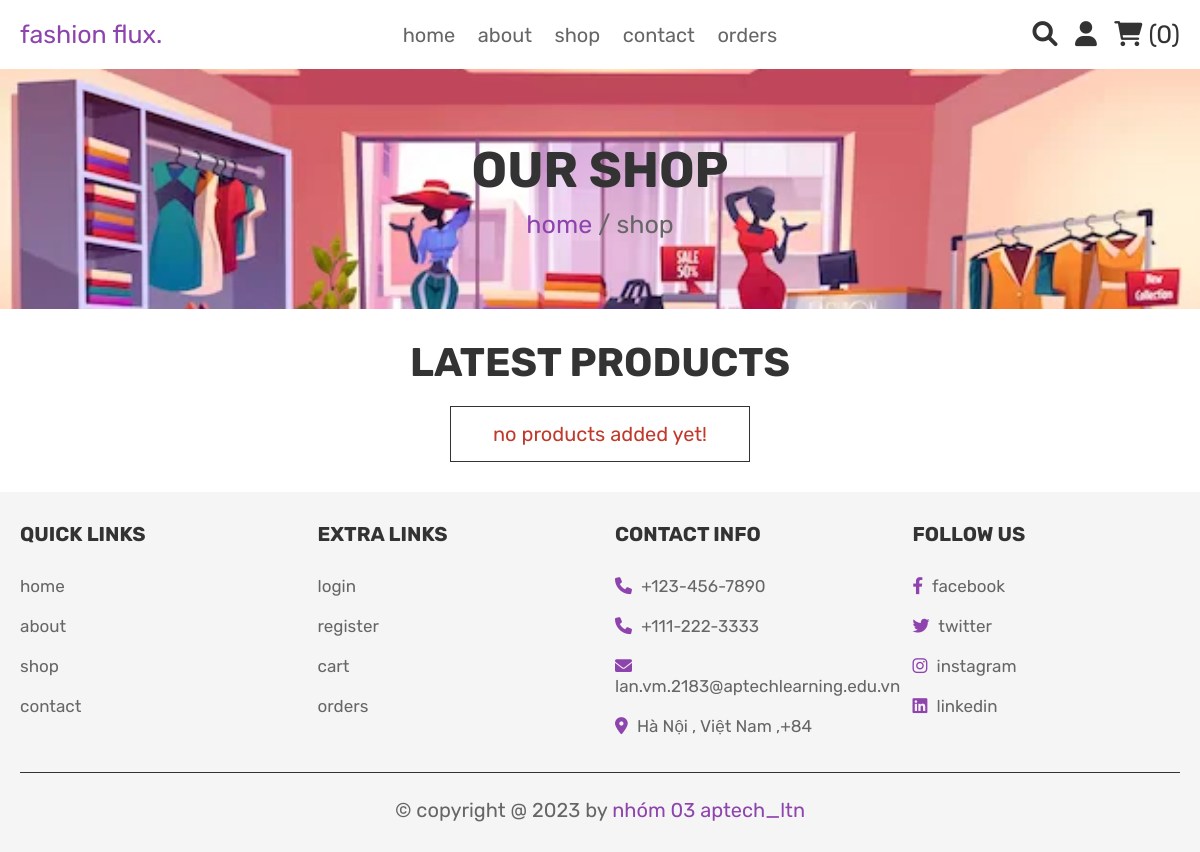
Page /shop.php on the earlier database version.
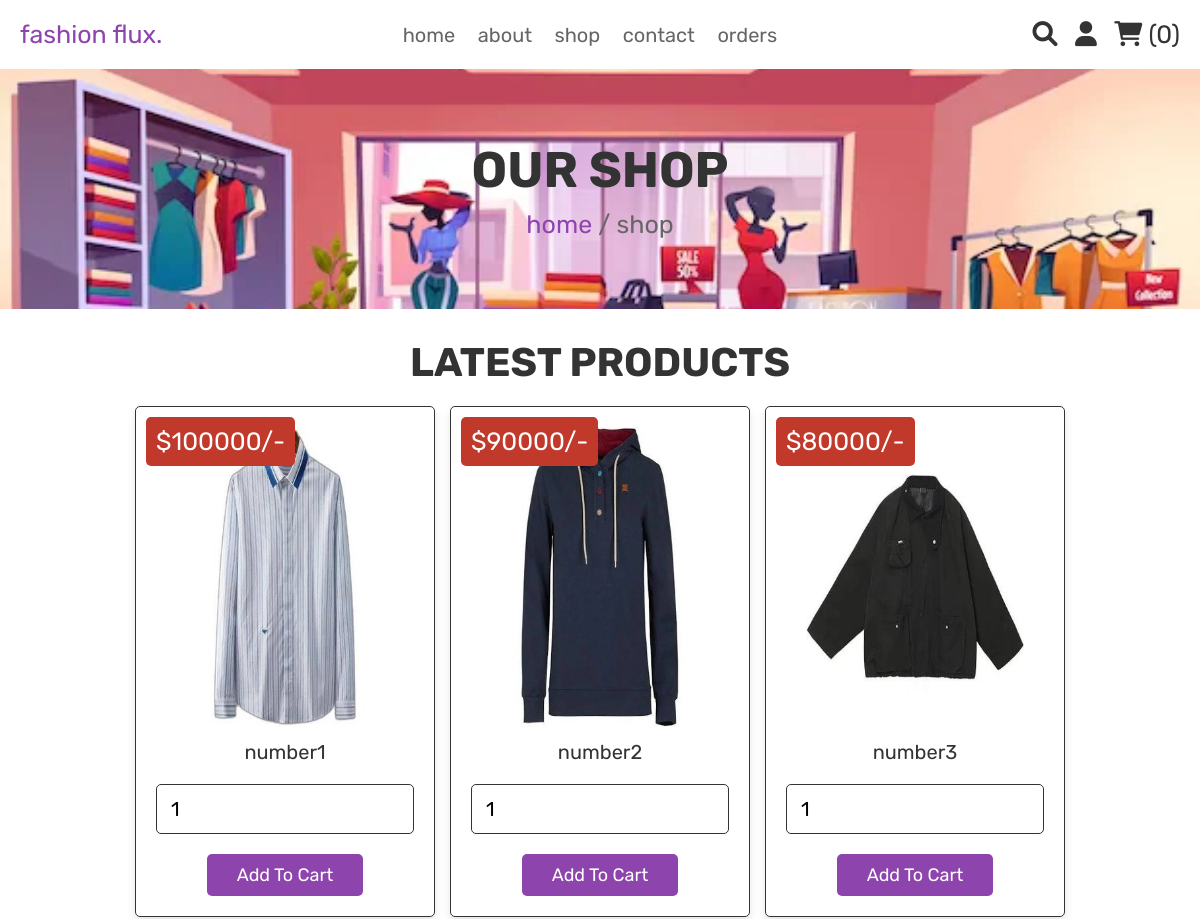
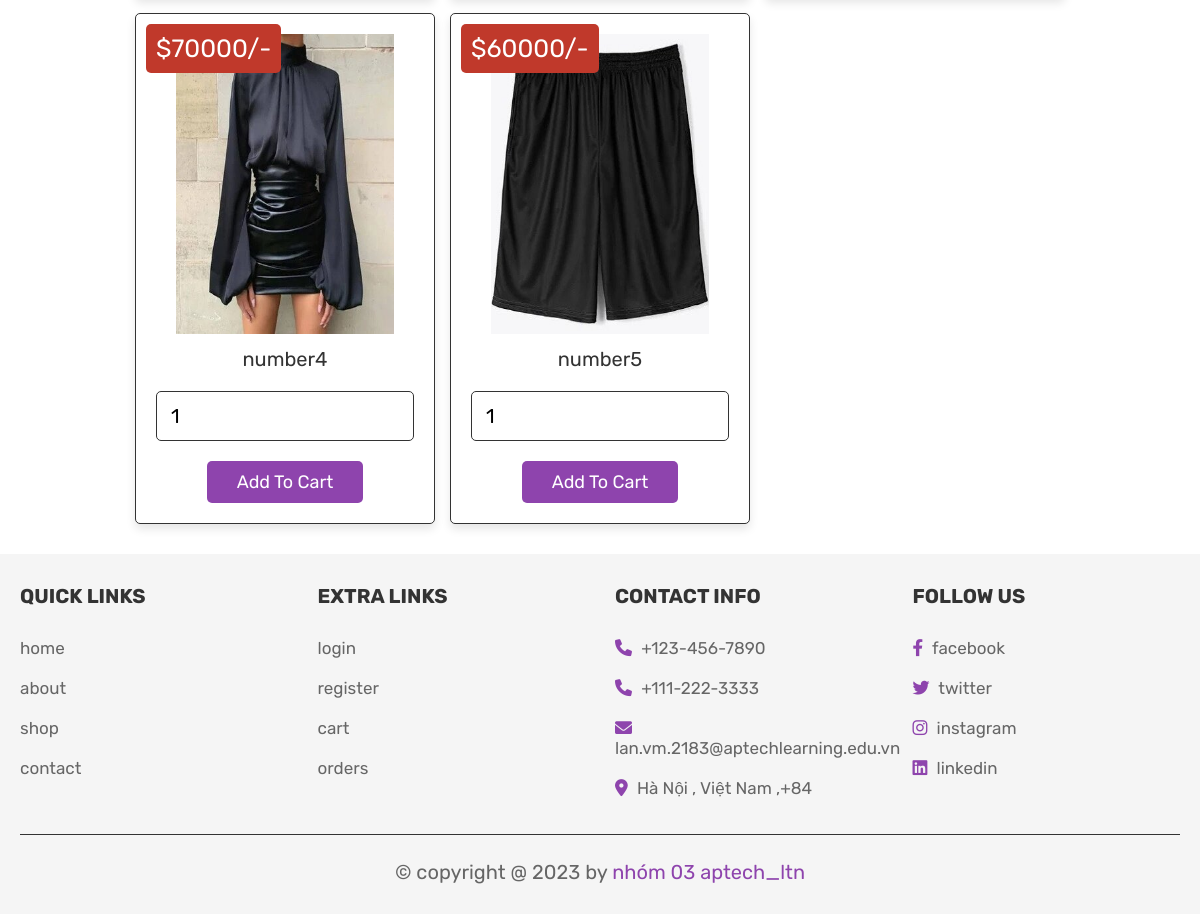
Same page on the later database version (2 pictures, top to bottom).
### tables this page shows
CREATE TABLE `products` (
  `id` int(100) NOT NULL,
  `name` varchar(100) NOT NULL,
  `price` int(100) NOT NULL,
  `image` varchar(100) NOT NULL
);

### shop.php (the view, shortened to what this page needs)
<?php
include 'config.php';
$user_id = $_SESSION['user_id'];
?>
<!DOCTYPE html>
<html lang="en">
<head>
   <link rel="stylesheet" href="https://cdnjs.cloudflare.com/ajax/libs/font-awesome/6.0.0/css/all.min.css">
   <link rel="stylesheet" href="css/style.css">
</head>
<body>
<?php include 'header.php'; ?>
<div class="heading">
   <h3>our shop</h3>
   <p> <a href="home.php">home</a> / shop </p>
</div>
<section class="products">
   <h1 class="title">latest products</h1>
   <div class="box-container">
      <?php
         $select_products = mysqli_query($conn, "SELECT * FROM `products`") or die('query failed');
         if(mysqli_num_rows($select_products) > 0){
            while($fetch_products = mysqli_fetch_assoc($select_products)){
      ?>
     <form action="" method="post" class="box">
      <img class="image" src="uploaded_img/<?php echo $fetch_products['image']; ?>" alt="">
      <div class="name"><?php echo $fetch_products['name']; ?></div>
      <div class="price">$<?php echo $fetch_products['price']; ?>/-</div>
      <input type="number" min="1" name="product_quantity" value="1" class="qty">
      <input type="submit" value="add to cart" name="add_to_cart" class="btn">
     </form>
      <?php
         }
      }else{
         echo '<p class="empty">no products added yet!</p>';
      }
      ?>
   </div>
</section>
<?php include 'footer.php'; ?>
</body>
</html>

### header.php (shortened to what this page needs)
<header class="header">
   <div class="header-2">
      <div class="flex">
         <a href="home.php" class="logo">fashion flux.</a>
         <nav class="navbar">
            <a href="home.php">home</a>
            <a href="about.php">about</a>
            <a href="shop.php">shop</a>
            <a href="contact.php">contact</a>
            <a href="orders.php">orders</a>
         </nav>
         <div class="icons">
            <a href="search_page.php" class="fas fa-search"></a>
            <div id="user-btn" class="fas fa-user"></div>
            <?php
               $select_cart_number = mysqli_query($conn, "SELECT * FROM `cart` WHERE user_id = '$user_id'") or die('query failed');
               $cart_rows_number = mysqli_num_rows($select_cart_number);
            ?>
            <a href="cart.php"> <i class="fas fa-shopping-cart"></i> <span>(<?php echo $cart_rows_number; ?>)</span> </a>
         </div>
      </div>
   </div>
</header>

### footer.php
<section class="footer">
   <div class="box-container">
      <div class="box">
         <h3>quick links</h3>
         <a href="home.php">home</a>
         <a href="about.php">about</a>
         <a href="shop.php">shop</a>
         <a href="contact.php">contact</a>
      </div>
      <div class="box">
         <h3>extra links</h3>
         <a href="login.php">login</a>
         <a href="register.php">register</a>
         <a href="cart.php">cart</a>
         <a href="orders.php">orders</a>
      </div>
      <div class="box">
         <h3>contact info</h3>
         <p> <i class="fas fa-phone"></i> +123-456-7890 </p>
         <p> <i class="fas fa-phone"></i> +111-222-3333 </p>
         <p> <i class="fas fa-envelope"></i> lan.vm.2183@aptechlearning.edu.vn </p>
         <p> <i class="fas fa-map-marker-alt"></i> Hà Nội , Việt Nam ,+84</p>
      </div>
      <div class="box">
         <h3>follow us</h3>
         <a href="#"> <i class="fab fa-facebook-f"></i> facebook </a>
         <a href="#"> <i class="fab fa-twitter"></i> twitter </a>
         <a href="#"> <i class="fab fa-instagram"></i> instagram </a>
         <a href="#"> <i class="fab fa-linkedin"></i> linkedin </a>
      </div>
   </div>
   <p class="credit"> &copy; copyright  @ <?php echo date('Y'); ?> by <span>nhóm 03 aptech_ltn </span> </p>
</section>

### css/style.css (style rules this page uses)
:root { --purple:#8e44ad; --red:#c0392b; --orange:#f39c12; --black:#333; --white:#fff; --light-color:#666; --light-white:#ccc; --light-bg:#f5f5f5; --border:.1rem solid var(--black); --box-shadow:0 .5rem 1rem rgba(0,0,0,.1); }
* { font-family: 'Rubik', sans-serif; margin:0; padding:0; box-sizing: border-box; outline: none; border:none; text-decoration: none; transition:all .2s linear; }
html { font-size: 62.5%; overflow-x: hidden; }
section { padding:3rem 2rem; }
.title { text-align: center; margin-bottom: 2rem; text-transform: uppercase; color:var(--black); font-size: 4rem; }
.btn, .option-btn, .delete-btn, .white-btn { display: inline-block; margin-top: 1rem; padding:1rem 3rem; cursor: pointer; color:var(--white); font-size: 1.8rem; border-radius: .5rem; text-transform: capitalize; }
.white-btn, .btn { background-color: var(--purple); }
.heading { min-height: 30vh; display: flex; flex-flow: column; align-items: center; justify-content: center; gap:1rem; background: url(../images/heading-bg.webp) no-repeat; background-size: cover; background-position: center; text-align: center; }
.heading h3 { font-size: 5rem; color:var(--black); text-transform: uppercase; }
.heading p { font-size: 2.5rem; color:var(--light-color); }
.heading p a { color:var(--purple); }
.header .header-2 { background-color: var(--white); box-shadow: var(--box-shadow); }
.header .header-2 .flex { padding:2rem; display: flex; align-items: center; justify-content: space-between; max-width: 1200px; margin:0 auto; position: relative; }
.header .header-2 .flex .logo { font-size: 2.5rem; color:var(--purple); }
.header .header-2 .flex .navbar a { margin:0 1rem; font-size: 2rem; color:var(--light-color); }
.header .header-2 .flex .icons > * { font-size: 2.5rem; color:var(--black); cursor: pointer; margin-left: 1.5rem; }
.products .box-container { max-width: 1200px; margin:0 auto; display: grid; grid-template-columns: repeat(auto-fit, 30rem); align-items: flex-start; gap:1.5rem; justify-content: center; }
.products .box-container .box { border-radius: .5rem; background-color: var(--white); box-shadow: var(--box-shadow); padding:2rem; text-align: center; border:var(--border); position: relative; }
.products .box-container .box .image { height: 30rem; }
.products .box-container .box .name { padding:1rem 0; font-size: 2rem; color:var(--black); }
.products .box-container .box .qty { width: 100%; padding:1.2rem 1.4rem; border-radius: .5rem; border:var(--border); margin:1rem 0; font-size: 2rem; }
.products .box-container .box .price { position: absolute; top:1rem; left:1rem; border-radius: .5rem; padding:1rem; font-size: 2.5rem; color:var(--white); background-color: var(--red); }
.footer { background-color: var(--light-bg); }
.footer .box-container { max-width: 1200px; margin:0 auto; display: grid; grid-template-columns: repeat(auto-fit, minmax(25rem, 1fr)); gap:3rem; }
.footer .box-container .box h3 { text-transform: uppercase; color:var(--black); font-size: 2rem; padding-bottom: 2rem; }
.footer .box-container .box p, .footer .box-container .box a { display: block; font-size: 1.7rem; color:var(--light-color); padding:1rem 0; }
.footer .box-container .box p i, .footer .box-container .box a i { color:var(--purple); padding-right: .5rem; }
.footer .credit { text-align: center; font-size: 2rem; color:var(--light-color); border-top: var(--border); margin-top: 2.5rem; padding-top: 2.5rem; }
.footer .credit span { color:var(--purple); }
.empty { padding:1.5rem; text-align: center; border:var(--border); background-color: var(--white); color:var(--red); font-size: 2rem; }

Differences in the rows shown:
added products: image (picture), name "number1", price "100000"
added products: image (picture), name "number2", price "90000"
added products: image (picture), name "number3", price "80000"
added products: image (picture), name "number4", price "70000"
added products: image (picture), name "number5", price "60000"
Other differences:
text no longer shown: "no products added yet!"
